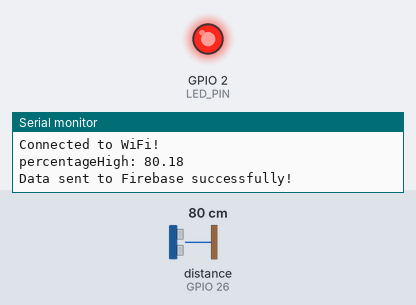
This sketch was run on a simulated ESP32. On the bench: output pins drawn as LEDs (lit = HIGH), the last lines printed to the serial monitor. Wiring (from diagram.json): ultrasonic range finder: trigger GPIO 27; echo GPIO 26. The test bench sets the inputs (shaded band); at power-on: distance to the obstacle (sensor on GPIO 26) 80 cm. The echo pulse lasts 58.3 µs per cm; WiFi joins after 1.5 s; servers stay silent unless stated; uploads are accepted with an empty reply; pins used as bus, display or sensor lines are not drawn.

Above: at 3.2 s.
3.3 s: distance to the obstacle (sensor on GPIO 26) set to 84 cm
At 5.4 s:
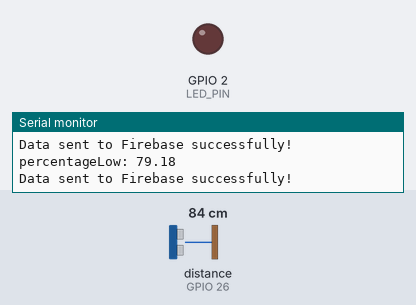
7.9 s: distance to the obstacle (sensor on GPIO 26) set to 2 cm
At 9.0 s:
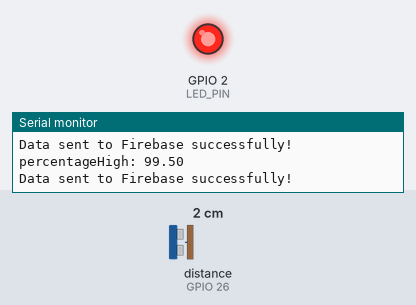
10.8 s: distance to the obstacle (sensor on GPIO 26) set to 120 cm
At 12.2 s:
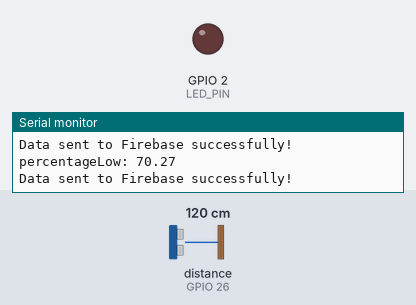
Timing chart, 0 to 13.8 s (numbered marks = the images above; inputs shaded):
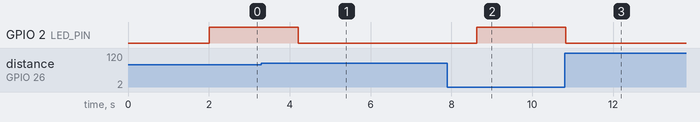

Measured:
- the behaviour switches between 80 and 81 cm on distance to the obstacle (sensor on GPIO 26) (found by bisection; images 0 and 1)
- after the input at 3.3 s, GPIO 2 (LED_PIN): HIGH → LOW after 0.91 s
- after the input at 7.9 s, GPIO 2 (LED_PIN): LOW → HIGH after 0.72 s
- after the input at 10.8 s, GPIO 2 (LED_PIN): HIGH → LOW at once

The sketch:

sketch.ino
```cpp
#include <WiFi.h>
#include <HTTPClient.h>

// Firebase Realtime Database URL and API Key
const String firebaseUrl = "https://smartbintracker-d98c4-default-rtdb.asia-southeast1.firebasedatabase.app";
const String firebaseKey = "AIzaSyDLGT3iUSiaVW-JvHY_pgHLpjr9brMr7m4"; // Replace with your Firebase key

// Ultrasonic Sensor Pins
#define TRIG_PIN 27
#define ECHO_PIN 26
#define LED_PIN 2

void setup() {
    Serial.begin(115200);
    Serial.println("Hello, ESP32!");

    // Connect to Wi-Fi
    connectToWiFi();

    // Initialize Sensor and LED
    setupSensor();
}

void connectToWiFi() {
    Serial.println("Connecting to WiFi...");
    WiFi.begin("Wokwi-GUEST");
    while (WiFi.status() != WL_CONNECTED) {
        delay(1000);
        Serial.println("Connecting...");
    }
    Serial.println("Connected to WiFi!");
}

void setupSensor() {
    pinMode(TRIG_PIN, OUTPUT);
    pinMode(ECHO_PIN, INPUT);
    pinMode(LED_PIN, OUTPUT);
}

float getBinLevel() {
    digitalWrite(TRIG_PIN, LOW);
    delayMicroseconds(2);
    digitalWrite(TRIG_PIN, HIGH);
    delayMicroseconds(10);
    digitalWrite(TRIG_PIN, LOW);

    long duration = pulseIn(ECHO_PIN, HIGH);
    float distance = (duration * 0.034) / 2; // Distance in cm
    return distance;
}

void sendPercentageToFirebase(float levelPercentage) {
    if (WiFi.status() == WL_CONNECTED) {
        HTTPClient http;

        // Build the Firebase URL for your specific node
        String url = String(firebaseUrl) + "/binStatus.json?auth=" + firebaseKey;

        // Create JSON payload
        String jsonPayload = "{\"levelPercentage\": " + String(levelPercentage) + "}";

        // Send HTTP POST request
        http.begin(url.c_str());
        http.addHeader("Content-Type", "application/json");
        int httpResponseCode = http.PUT(jsonPayload); // Use PUT for updating data

        // Log the result
        if (httpResponseCode > 0) {
            Serial.println("Data sent to Firebase successfully!");
        } else {
            Serial.println("Error sending data to Firebase: " + String(httpResponseCode));
        }
        http.end();
    } else {
        Serial.println("WiFi not connected!");
    }
}

void loop() {
    float distance = getBinLevel();
    float binHeight = 400.0; // Height of the bin in cm
    float levelPercentage = ((binHeight - distance) / binHeight) * 100;

    if (levelPercentage > 80.0) {
        Serial.println("percentageHigh: " + String(levelPercentage));
        digitalWrite(LED_PIN, HIGH); // Turn on LED if the bin is full
    } else {
        Serial.println("percentageLow: " + String(levelPercentage));
        digitalWrite(LED_PIN, LOW);
    }

    // Send the percentage to Firebase
    sendPercentageToFirebase(levelPercentage);

    delay(2000); // Update every 5 seconds
}
```
